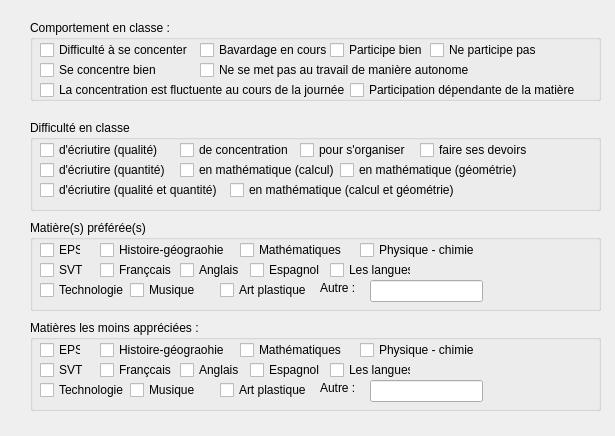
<?xml version="1.0" encoding="UTF-8"?>
<ui version="4.0">
 <class>interface3</class>
 <widget class="QDialog" name="interface3">
  <property name="geometry">
   <rect>
    <x>0</x>
    <y>0</y>
    <width>615</width>
    <height>436</height>
   </rect>
  </property>
  <property name="windowTitle">
   <string>Dialog</string>
  </property>
  <widget class="QGroupBox" name="groupBox">
   <property name="geometry">
    <rect>
     <x>30</x>
     <y>20</y>
     <width>571</width>
     <height>81</height>
    </rect>
   </property>
   <property name="title">
    <string>Comportement en classe : </string>
   </property>
   <widget class="QCheckBox" name="checkBox">
    <property name="geometry">
     <rect>
      <x>10</x>
      <y>20</y>
      <width>151</width>
      <height>20</height>
     </rect>
    </property>
    <property name="text">
     <string>Difficulté à se concenter</string>
    </property>
   </widget>
   <widget class="QCheckBox" name="checkBox_2">
    <property name="geometry">
     <rect>
      <x>10</x>
      <y>40</y>
      <width>151</width>
      <height>20</height>
     </rect>
    </property>
    <property name="text">
     <string>Se concentre bien </string>
    </property>
   </widget>
   <widget class="QCheckBox" name="checkBox_3">
    <property name="geometry">
     <rect>
      <x>10</x>
      <y>60</y>
      <width>321</width>
      <height>20</height>
     </rect>
    </property>
    <property name="text">
     <string>La concentration est fluctuente au cours de la journée </string>
    </property>
   </widget>
   <widget class="QCheckBox" name="checkBox_4">
    <property name="geometry">
     <rect>
      <x>170</x>
      <y>20</y>
      <width>131</width>
      <height>20</height>
     </rect>
    </property>
    <property name="text">
     <string>Bavardage en cours</string>
    </property>
   </widget>
   <widget class="QCheckBox" name="checkBox_5">
    <property name="geometry">
     <rect>
      <x>170</x>
      <y>40</y>
      <width>271</width>
      <height>20</height>
     </rect>
    </property>
    <property name="text">
     <string>Ne se met pas au travail de manière autonome</string>
    </property>
   </widget>
   <widget class="QCheckBox" name="checkBox_6">
    <property name="geometry">
     <rect>
      <x>300</x>
      <y>20</y>
      <width>101</width>
      <height>20</height>
     </rect>
    </property>
    <property name="text">
     <string>Participe bien </string>
    </property>
   </widget>
   <widget class="QCheckBox" name="checkBox_7">
    <property name="geometry">
     <rect>
      <x>400</x>
      <y>20</y>
      <width>121</width>
      <height>20</height>
     </rect>
    </property>
    <property name="text">
     <string>Ne participe pas</string>
    </property>
   </widget>
   <widget class="QCheckBox" name="checkBox_8">
    <property name="geometry">
     <rect>
      <x>320</x>
      <y>60</y>
      <width>231</width>
      <height>20</height>
     </rect>
    </property>
    <property name="text">
     <string>Participation dépendante de la matière</string>
    </property>
   </widget>
  </widget>
  <widget class="QGroupBox" name="groupBox_2">
   <property name="geometry">
    <rect>
     <x>30</x>
     <y>120</y>
     <width>571</width>
     <height>91</height>
    </rect>
   </property>
   <property name="title">
    <string>Difficulté en classe </string>
   </property>
   <widget class="QCheckBox" name="checkBox_9">
    <property name="geometry">
     <rect>
      <x>10</x>
      <y>20</y>
      <width>131</width>
      <height>20</height>
     </rect>
    </property>
    <property name="text">
     <string>d'écriutire (qualité)</string>
    </property>
   </widget>
   <widget class="QCheckBox" name="checkBox_10">
    <property name="geometry">
     <rect>
      <x>10</x>
      <y>40</y>
      <width>131</width>
      <height>20</height>
     </rect>
    </property>
    <property name="text">
     <string>d'écriutire (quantité)</string>
    </property>
   </widget>
   <widget class="QCheckBox" name="checkBox_11">
    <property name="geometry">
     <rect>
      <x>10</x>
      <y>60</y>
      <width>191</width>
      <height>20</height>
     </rect>
    </property>
    <property name="text">
     <string>d'écriutire (qualité et quantité)</string>
    </property>
   </widget>
   <widget class="QCheckBox" name="checkBox_12">
    <property name="geometry">
     <rect>
      <x>150</x>
      <y>20</y>
      <width>111</width>
      <height>20</height>
     </rect>
    </property>
    <property name="text">
     <string>de concentration </string>
    </property>
   </widget>
   <widget class="QCheckBox" name="checkBox_13">
    <property name="geometry">
     <rect>
      <x>150</x>
      <y>40</y>
      <width>161</width>
      <height>20</height>
     </rect>
    </property>
    <property name="text">
     <string>en mathématique (calcul)</string>
    </property>
   </widget>
   <widget class="QCheckBox" name="checkBox_14">
    <property name="geometry">
     <rect>
      <x>200</x>
      <y>60</y>
      <width>231</width>
      <height>20</height>
     </rect>
    </property>
    <property name="text">
     <string>en mathématique (calcul et géométrie)</string>
    </property>
   </widget>
   <widget class="QCheckBox" name="checkBox_15">
    <property name="geometry">
     <rect>
      <x>310</x>
      <y>40</y>
      <width>181</width>
      <height>20</height>
     </rect>
    </property>
    <property name="text">
     <string>en mathématique (géométrie)</string>
    </property>
   </widget>
   <widget class="QCheckBox" name="checkBox_16">
    <property name="geometry">
     <rect>
      <x>270</x>
      <y>20</y>
      <width>111</width>
      <height>20</height>
     </rect>
    </property>
    <property name="text">
     <string>pour s'organiser</string>
    </property>
   </widget>
   <widget class="QCheckBox" name="checkBox_17">
    <property name="geometry">
     <rect>
      <x>390</x>
      <y>20</y>
      <width>111</width>
      <height>20</height>
     </rect>
    </property>
    <property name="text">
     <string>faire ses devoirs</string>
    </property>
   </widget>
  </widget>
  <widget class="QGroupBox" name="groupBox_3">
   <property name="geometry">
    <rect>
     <x>30</x>
     <y>220</y>
     <width>571</width>
     <height>91</height>
    </rect>
   </property>
   <property name="title">
    <string>Matière(s) préférée(s)</string>
   </property>
   <widget class="QCheckBox" name="checkBox_18">
    <property name="geometry">
     <rect>
      <x>10</x>
      <y>20</y>
      <width>41</width>
      <height>20</height>
     </rect>
    </property>
    <property name="text">
     <string>EPS</string>
    </property>
   </widget>
   <widget class="QCheckBox" name="checkBox_19">
    <property name="geometry">
     <rect>
      <x>10</x>
      <y>40</y>
      <width>76</width>
      <height>20</height>
     </rect>
    </property>
    <property name="text">
     <string>SVT</string>
    </property>
   </widget>
   <widget class="QCheckBox" name="checkBox_20">
    <property name="geometry">
     <rect>
      <x>10</x>
      <y>60</y>
      <width>91</width>
      <height>20</height>
     </rect>
    </property>
    <property name="text">
     <string>Technologie</string>
    </property>
   </widget>
   <widget class="QCheckBox" name="checkBox_21">
    <property name="geometry">
     <rect>
      <x>70</x>
      <y>20</y>
      <width>141</width>
      <height>20</height>
     </rect>
    </property>
    <property name="text">
     <string>Histoire-géograohie</string>
    </property>
   </widget>
   <widget class="QCheckBox" name="checkBox_22">
    <property name="geometry">
     <rect>
      <x>70</x>
      <y>40</y>
      <width>76</width>
      <height>20</height>
     </rect>
    </property>
    <property name="text">
     <string>Françcais </string>
    </property>
   </widget>
   <widget class="QCheckBox" name="checkBox_23">
    <property name="geometry">
     <rect>
      <x>100</x>
      <y>60</y>
      <width>76</width>
      <height>20</height>
     </rect>
    </property>
    <property name="text">
     <string>Musique </string>
    </property>
   </widget>
   <widget class="QCheckBox" name="checkBox_24">
    <property name="geometry">
     <rect>
      <x>190</x>
      <y>60</y>
      <width>91</width>
      <height>20</height>
     </rect>
    </property>
    <property name="text">
     <string>Art plastique</string>
    </property>
   </widget>
   <widget class="QCheckBox" name="checkBox_25">
    <property name="geometry">
     <rect>
      <x>150</x>
      <y>40</y>
      <width>76</width>
      <height>20</height>
     </rect>
    </property>
    <property name="text">
     <string>Anglais</string>
    </property>
   </widget>
   <widget class="QCheckBox" name="checkBox_26">
    <property name="geometry">
     <rect>
      <x>220</x>
      <y>40</y>
      <width>76</width>
      <height>20</height>
     </rect>
    </property>
    <property name="text">
     <string>Espagnol</string>
    </property>
   </widget>
   <widget class="QCheckBox" name="checkBox_27">
    <property name="geometry">
     <rect>
      <x>300</x>
      <y>40</y>
      <width>81</width>
      <height>20</height>
     </rect>
    </property>
    <property name="text">
     <string>Les langues</string>
    </property>
   </widget>
   <widget class="QCheckBox" name="checkBox_28">
    <property name="geometry">
     <rect>
      <x>210</x>
      <y>20</y>
      <width>111</width>
      <height>20</height>
     </rect>
    </property>
    <property name="text">
     <string>Mathématiques </string>
    </property>
   </widget>
   <widget class="QCheckBox" name="checkBox_29">
    <property name="geometry">
     <rect>
      <x>330</x>
      <y>20</y>
      <width>121</width>
      <height>20</height>
     </rect>
    </property>
    <property name="text">
     <string>Physique - chimie</string>
    </property>
   </widget>
   <widget class="QLabel" name="label">
    <property name="geometry">
     <rect>
      <x>290</x>
      <y>60</y>
      <width>49</width>
      <height>16</height>
     </rect>
    </property>
    <property name="text">
     <string>Autre :</string>
    </property>
   </widget>
   <widget class="QLineEdit" name="lineEdit">
    <property name="geometry">
     <rect>
      <x>340</x>
      <y>60</y>
      <width>113</width>
      <height>22</height>
     </rect>
    </property>
   </widget>
  </widget>
  <widget class="QGroupBox" name="groupBox_4">
   <property name="geometry">
    <rect>
     <x>30</x>
     <y>320</y>
     <width>571</width>
     <height>91</height>
    </rect>
   </property>
   <property name="title">
    <string>Matières les moins appréciées :</string>
   </property>
   <widget class="QCheckBox" name="checkBox_30">
    <property name="geometry">
     <rect>
      <x>10</x>
      <y>20</y>
      <width>41</width>
      <height>20</height>
     </rect>
    </property>
    <property name="text">
     <string>EPS</string>
    </property>
   </widget>
   <widget class="QCheckBox" name="checkBox_31">
    <property name="geometry">
     <rect>
      <x>10</x>
      <y>40</y>
      <width>76</width>
      <height>20</height>
     </rect>
    </property>
    <property name="text">
     <string>SVT</string>
    </property>
   </widget>
   <widget class="QCheckBox" name="checkBox_32">
    <property name="geometry">
     <rect>
      <x>10</x>
      <y>60</y>
      <width>91</width>
      <height>20</height>
     </rect>
    </property>
    <property name="text">
     <string>Technologie</string>
    </property>
   </widget>
   <widget class="QCheckBox" name="checkBox_33">
    <property name="geometry">
     <rect>
      <x>70</x>
      <y>20</y>
      <width>141</width>
      <height>20</height>
     </rect>
    </property>
    <property name="text">
     <string>Histoire-géograohie</string>
    </property>
   </widget>
   <widget class="QCheckBox" name="checkBox_34">
    <property name="geometry">
     <rect>
      <x>70</x>
      <y>40</y>
      <width>76</width>
      <height>20</height>
     </rect>
    </property>
    <property name="text">
     <string>Françcais </string>
    </property>
   </widget>
   <widget class="QCheckBox" name="checkBox_35">
    <property name="geometry">
     <rect>
      <x>100</x>
      <y>60</y>
      <width>76</width>
      <height>20</height>
     </rect>
    </property>
    <property name="text">
     <string>Musique </string>
    </property>
   </widget>
   <widget class="QCheckBox" name="checkBox_36">
    <property name="geometry">
     <rect>
      <x>190</x>
      <y>60</y>
      <width>91</width>
      <height>20</height>
     </rect>
    </property>
    <property name="text">
     <string>Art plastique</string>
    </property>
   </widget>
   <widget class="QCheckBox" name="checkBox_37">
    <property name="geometry">
     <rect>
      <x>150</x>
      <y>40</y>
      <width>76</width>
      <height>20</height>
     </rect>
    </property>
    <property name="text">
     <string>Anglais</string>
    </property>
   </widget>
   <widget class="QCheckBox" name="checkBox_38">
    <property name="geometry">
     <rect>
      <x>220</x>
      <y>40</y>
      <width>76</width>
      <height>20</height>
     </rect>
    </property>
    <property name="text">
     <string>Espagnol</string>
    </property>
   </widget>
   <widget class="QCheckBox" name="checkBox_39">
    <property name="geometry">
     <rect>
      <x>300</x>
      <y>40</y>
      <width>81</width>
      <height>20</height>
     </rect>
    </property>
    <property name="text">
     <string>Les langues</string>
    </property>
   </widget>
   <widget class="QCheckBox" name="checkBox_40">
    <property name="geometry">
     <rect>
      <x>210</x>
      <y>20</y>
      <width>111</width>
      <height>20</height>
     </rect>
    </property>
    <property name="text">
     <string>Mathématiques </string>
    </property>
   </widget>
   <widget class="QCheckBox" name="checkBox_41">
    <property name="geometry">
     <rect>
      <x>330</x>
      <y>20</y>
      <width>121</width>
      <height>20</height>
     </rect>
    </property>
    <property name="text">
     <string>Physique - chimie</string>
    </property>
   </widget>
   <widget class="QLabel" name="label_2">
    <property name="geometry">
     <rect>
      <x>290</x>
      <y>60</y>
      <width>49</width>
      <height>16</height>
     </rect>
    </property>
    <property name="text">
     <string>Autre :</string>
    </property>
   </widget>
   <widget class="QLineEdit" name="lineEdit_2">
    <property name="geometry">
     <rect>
      <x>340</x>
      <y>60</y>
      <width>113</width>
      <height>22</height>
     </rect>
    </property>
   </widget>
  </widget>
 </widget>
 <resources/>
 <connections/>
</ui>
